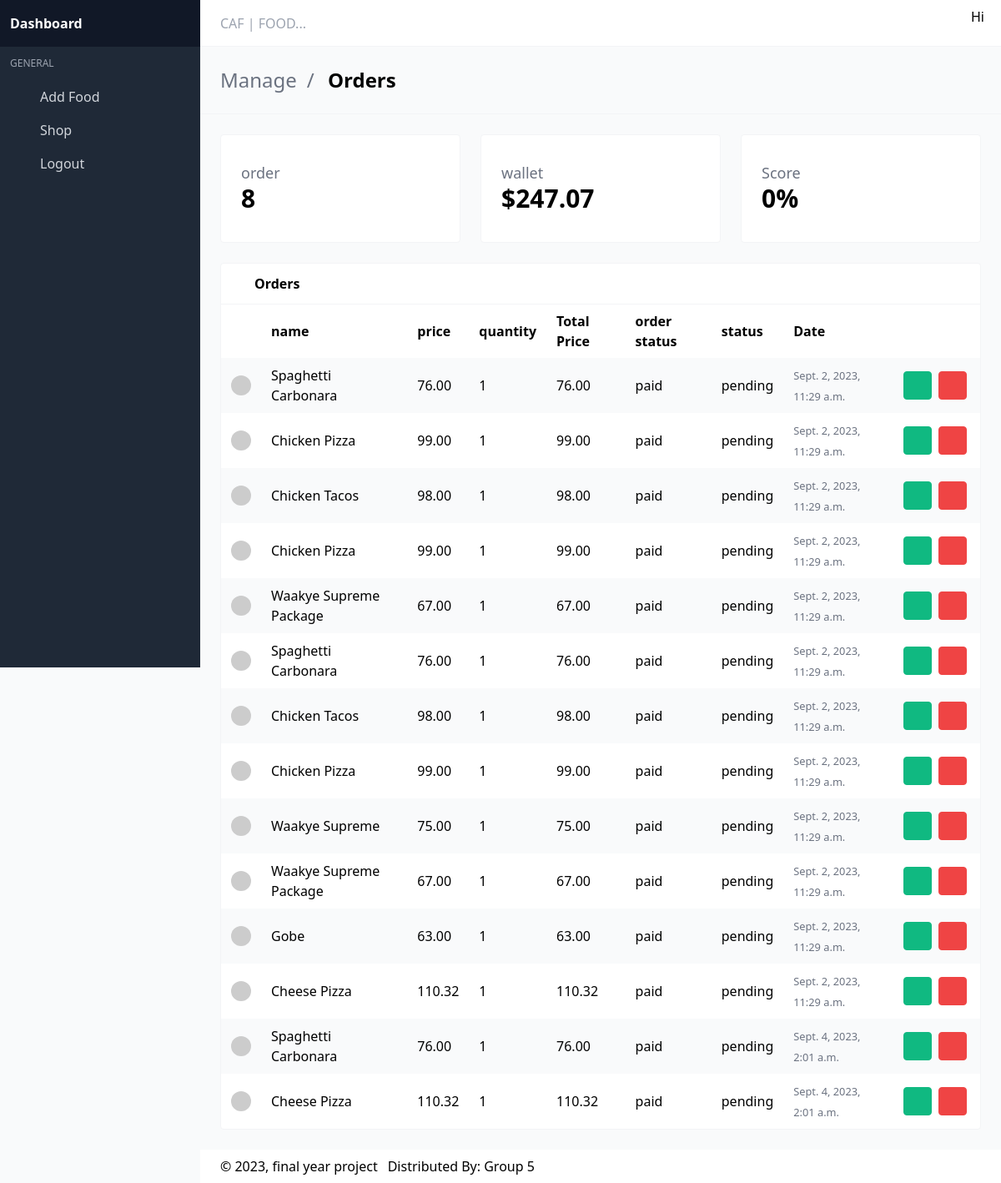
/dashboard/admin/, run on an earlier commit of the app's database.
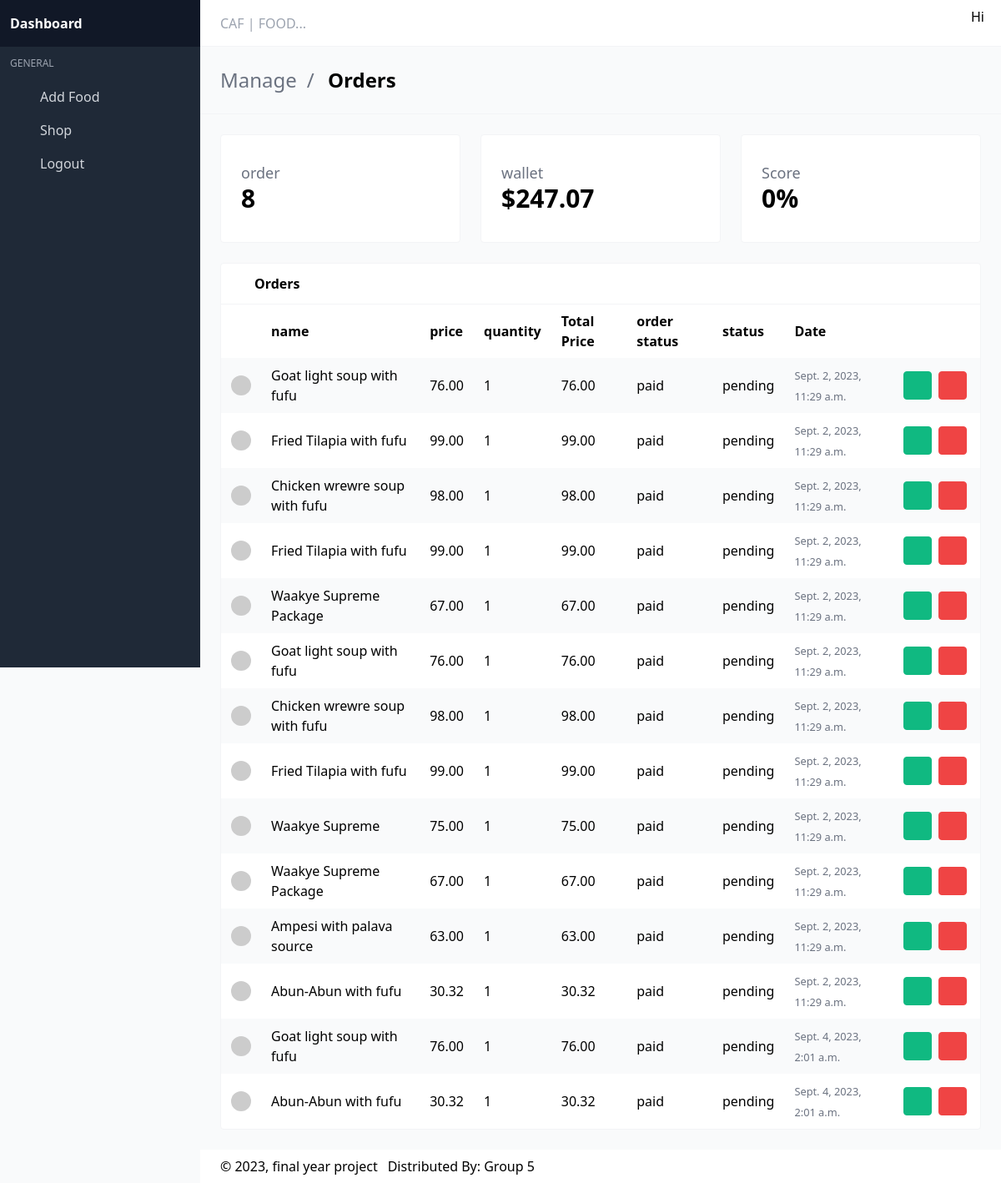
And on a later commit of the database.
### CAFFOOD/models/order_item.py (models this page shows, shortened)
class OrderItem(TimeBaseModel):
    food = models.ForeignKey(Food, on_delete=models.CASCADE)
    order    = models.ForeignKey(Order, on_delete=models.SET_NULL, blank=True, null=True)
    quantity = models.IntegerField(default=0, null=True, blank=True)
    @property
    def get_total(self):
        total = self.food.price * self.quantity
        return total

### CAFFOOD/models/food.py (models this page shows, shortened)
class Food(TimeBaseModel):
    name = models.CharField(max_length=100)
    price = models.DecimalField(max_digits=7, decimal_places=2, null=True, blank=True)
    was_price = models.DecimalField(max_digits=7, decimal_places=2, null=True, blank=True)
    charges = models.DecimalField(max_digits=7, decimal_places=2, null=True, blank=True, default=0)
    image = models.ImageField(null=True, blank=True)
    days = models.ForeignKey(WorkingDays, on_delete=models.CASCADE, null=True, blank=True)
    description = models.CharField(max_length=200, null=True, blank=True)
    time = models.CharField(max_length=200, null=True, blank=True)
    category = models.ForeignKey(Category, on_delete=models.CASCADE, null=True, blank=True)
    menu = models.ForeignKey(Menu, on_delete=models.CASCADE, null=True, blank=True)

### CAFFOOD/models/order.py (models this page shows, shortened)
class Order(TimeBaseModel):
    customer = models.ForeignKey(Customer, on_delete=models.CASCADE)
    received = models.BooleanField(default=False)
    complete = models.BooleanField(default=False)
    item_status = models.CharField(max_length=100, null=True, blank=True, default='not paid')
    order_status = models.CharField(max_length=100, null=True, blank=True, default='pending')
    order_price = models.DecimalField(max_digits=7, decimal_places=2, null=True, blank=True, default=0)
    qr_code = models.ImageField(blank=True, null=True)

### CAFFOOD/views.py (the view)
# urls.py: path('dashboard/admin/', views.admin_dashboard, name='admin-dashboard'),
def admin_dashboard(request):
    orders = Order.objects.filter(complete=True).count()
    order_price = Order.objects.aggregate(total=Coalesce(Sum('order_price'), Value(0, output_field=DecimalField())))
    total_order_price = Decimal(order_price['total']).quantize(Decimal('0.00'))  # Round to two decimal places
    order_items = OrderItem.objects.filter(order__complete=True)
    return render(request, 'admin.html', {'orders': orders, 'order_items': order_items, 'total_order_price': total_order_price})

### templates/admin.html (shortened to what this page needs)
{% load static %}
<!DOCTYPE html>
<html lang="en" class="">
<head>
  <link rel="stylesheet" href="{% static 'dash/css/main.css' %}?v=1628755089081">
</head>
<body>
<div id="app">
<nav id="navbar-main" class="navbar is-fixed-top">
  <div class="navbar-brand">
    <div class="navbar-item">
      <div class="control"><input placeholder="CAF | FOOD..." class="input"></div>
    </div>
  </div>
  <div class="navbar-menu" id="navbar-menu">
    <div class="navbar-end">
        <a class="navbar-link">
          <div class="is-user-name"><span>Hi {{request.user.username}}</span></div>
          <span class="icon"></span>
        </a>
      </div>
    </div>
  </div>
<aside class="aside is-placed-left is-expanded">
  <div class="aside-tools">
    <div>
    <b class="font-black">Dashboard</b>
    </div>
  </div>
  <div class="menu is-menu-main">
    <p class="menu-label">General</p>
    <ul class="menu-list">
      <li>
        <a href="##" class="has-icon">
          <span class="icon"></span>
          <span class="menu-item-label">Add Food</span>
        </a>
      </li>
      <li>
        <a href="{% url 'food' %}" class="has-icon">
          <span class="icon"></span>
          <span class="menu-item-label">Shop</span>
        </a>
      </li>
      <li>
        <a href="{% url 'logout' %}" class="has-icon">
          <span class="icon"></span>
          <span class="menu-item-label">Logout</span>
        </a>
      </li>
    </ul>
  </div>
</aside>
<section class="is-title-bar">
  <div class="flex flex-col md:flex-row items-center justify-between space-y-6 md:space-y-0">
    <ul>
      <li>Manage</li>
      <li>Orders</li>
    </ul>
  </div>
</section>
<section class="section main-section">
    <div class="grid gap-6 grid-cols-1 md:grid-cols-3 mb-6">
      <div class="card">
        <div class="card-content">
          <div class="flex items-center justify-between">
            <div class="widget-label">
              <h3>
                order
              </h3>
              <h1>
                {{orders}}
              </h1>
            </div>
            <span class="icon widget-icon text-green-500"></span>
          </div>
        </div>
      </div>
      <div class="card">
        <div class="card-content">
          <div class="flex items-center justify-between">
            <div class="widget-label">
              <h3>
                wallet
              </h3>
              <h1>
                ${{total_order_price}}
              </h1>
            </div>
            <span class="icon widget-icon text-blue-500"></span>
          </div>
        </div>
      </div>
      <div class="card">
        <div class="card-content">
          <div class="flex items-center justify-between">
            <div class="widget-label">
              <h3>
                Score
              </h3>
              <h1>
                0%
              </h1>
            </div>
            <span class="icon widget-icon text-red-500"></span>
          </div>
        </div>
      </div>
    </div>
    <div class="card has-table">
      <header class="card-header">
        <p class="card-header-title">
          <span class="icon"></span>
          Orders
        </p>
        <a href="#" class="card-header-icon">
          <span class="icon"></span>
        </a>
      </header>
      <div class="card-content">
        <table>
          <thead>
          <tr>
            <th></th>
            <th>name</th>
            <th>price</th>
            <th>quantity</th>
            <th>Total Price</th>
            <th>order status</th>
            <th>status</th>
            <th>Date</th>
            <th></th>
          </tr>
          </thead>
          <tbody>
          {% for item in order_items %}
          <tr>
            <td class="image-cell">
              <div class="image">
                <img src="https://avatars.dicebear.com/v2/initials/ryley-wuckert.svg" class="rounded-full">
              </div>
            </td>
            <td data-label="Name">{{item.food.name}}</td>
            <td data-label="Company">{{item.food.price}}</td>
            <td data-label="Company">{{item.quantity}}</td>
            <td data-label="City">{{item.get_total}}</td>
            <td data-label="City">{{item.order.item_status}}</td>
            <td data-label="Company">{{item.order.order_status}}</td>
            <td data-label="Created">
              <small class="text-gray-500" title="Jun 28, 2021">{{item.created}}</small>
            </td>
            <td class="actions-cell">
              <div class="buttons right nowrap">
                <button class="button small green --jb-modal"  data-target="sample-modal-2" type="button">
                  <span class="icon"> <a href="##" style="padding: 5px;"></a></span>
                </button>
                <button class="button small red --jb-modal" data-target="sample-modal" type="button">
                  <span class="icon"><a href="##" style="padding: 5px;"></a></span>
                </button>
              </div>
            </td>
          </tr>
          {% endfor %}
          </tbody>
        </table>
      </div>
    </div>
  </section>
<footer class="footer">
  <div class="flex flex-col md:flex-row items-center justify-between space-y-3 md:space-y-0">
    <div class="flex items-center justify-start space-x-3">
      <div>
        © 2023, final year project
      </div>
      <div>
        <p>Distributed By: <a href="princeedinorackon@gmail.com" target="_blank">Group 5</a></p>
      </div>
    </div>
</footer>
<link rel="stylesheet" href="{% static 'dash/https://cdn.materialdesignicons.com/4.9.95/css/materialdesignicons.min.css' %}">
</body>
</html>

What changed in the data, as far as the page shows it:
changed through a linked row, OrderItem (number 1 of 14 on the later page): food.name "Spaghetti Carbonara" → "Goat light soup with fufu"
changed through a linked row, OrderItem (number 2 of 14 on the later page): food.name "Chicken Pizza" → "Fried Tilapia with fufu"
changed through a linked row, OrderItem (number 3 of 14 on the later page): food.name "Chicken Tacos" → "Chicken wrewre soup with fufu"
changed through a linked row, OrderItem (number 4 of 14 on the later page): food.name "Chicken Pizza" → "Fried Tilapia with fufu"
changed through a linked row, OrderItem (number 6 of 14 on the later page): food.name "Spaghetti Carbonara" → "Goat light soup with fufu"
changed through a linked row, OrderItem (number 7 of 14 on the later page): food.name "Chicken Tacos" → "Chicken wrewre soup with fufu"
changed through a linked row, OrderItem (number 8 of 14 on the later page): food.name "Chicken Pizza" → "Fried Tilapia with fufu"
changed through a linked row, OrderItem: food.name "Gobe" → "Ampesi with palava source"
changed through a linked row, OrderItem (number 12 of 14 on the later page): food.name "Cheese Pizza" → "Abun-Abun with fufu"; food.price "110.32" → "30.32"; get_total "110.32" → "30.32"
changed through a linked row, OrderItem (number 13 of 14 on the later page): food.name "Spaghetti Carbonara" → "Goat light soup with fufu"
changed through a linked row, OrderItem (number 14 of 14 on the later page): food.name "Cheese Pizza" → "Abun-Abun with fufu"; food.price "110.32" → "30.32"; get_total "110.32" → "30.32"
